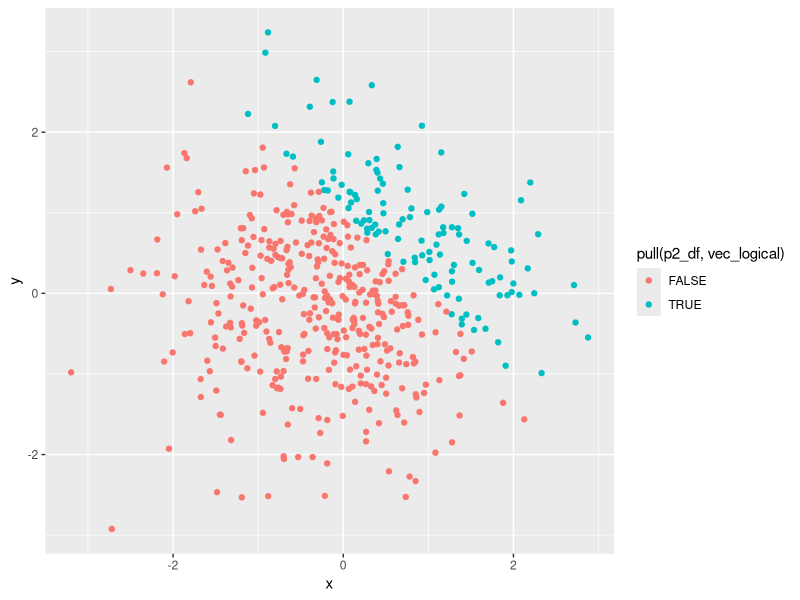
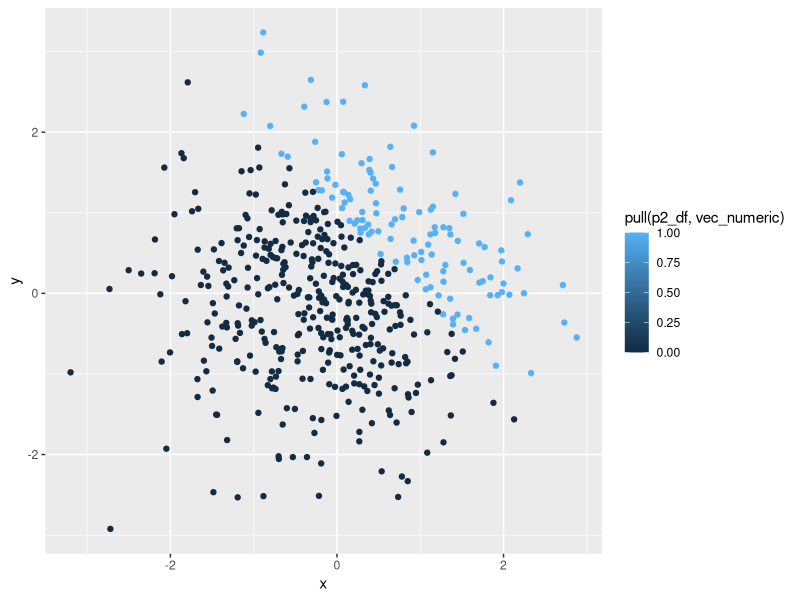
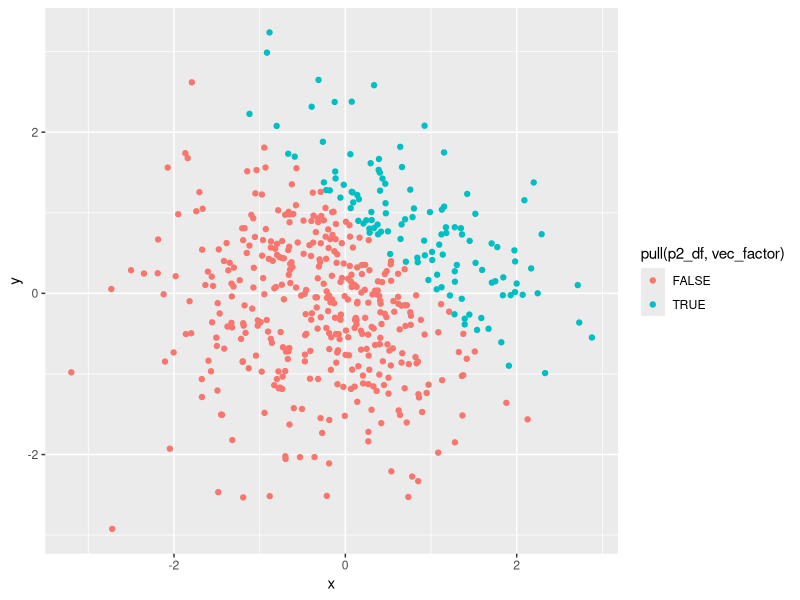
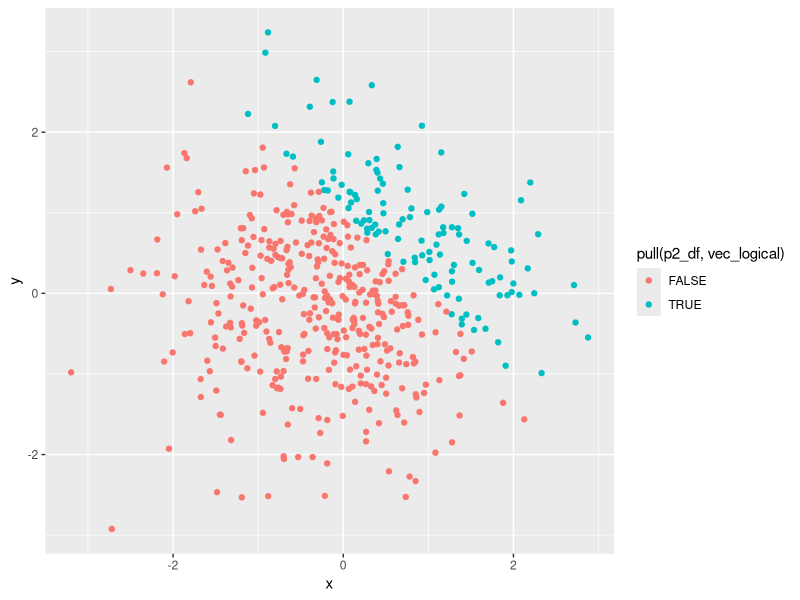

The R script that drew these images, in order:
## ---- chunk 1
library(tidyverse)
set.seed(1551)

p1_df = tibble(
  norm_samp = rnorm(8),
  vec_logical = norm_samp>0,
  vec_char = c("LENGTH_1","LENGTH_2","LENGTH_3","LENGTH_4","LENGTH_5","LENGTH_6","LENGTH_7","LENGTH_8"),
  vec_factor = factor(c("l","m","s","s","m","l","m","s"))
)

mean(pull(p1_df, norm_samp))
mean(pull(p1_df, vec_logical))
mean(pull(p1_df, vec_char))
mean(pull(p1_df, vec_factor))
## ---- chunk 2
as.numeric(pull(p1_df, vec_logical))
as.numeric(pull(p1_df, vec_char))
as.numeric(pull(p1_df, vec_factor))
## ---- chunk 3
as.numeric(pull(p1_df, vec_logical))*pull(p1_df, norm_samp)
as.factor(pull(p1_df, vec_logical))*pull(p1_df, norm_samp)
as.numeric(as.factor(pull(p1_df, vec_logical)))*pull(p1_df, norm_samp)
## ---- chunk 4
set.seed(114514)
p2_df = tibble(
  x = rnorm(500),
  y = rnorm(500),
  vec_logical = x+y>1,
  vec_numeric = as.numeric(vec_logical),
  vec_factor = as.factor(vec_logical)
)
## ---- chunk 5
log_gg = ggplot(p2_df, aes(x = x, y = y, color = pull(p2_df, vec_logical))) + geom_point()
log_gg
ggplot(p2_df, aes(x = x, y = y, color = pull(p2_df, vec_numeric))) + geom_point()
ggplot(p2_df, aes(x = x, y = y, color = pull(p2_df, vec_factor))) + geom_point()
ggsave(plot = log_gg, "logical.pdf", height = 4, width = 6)
